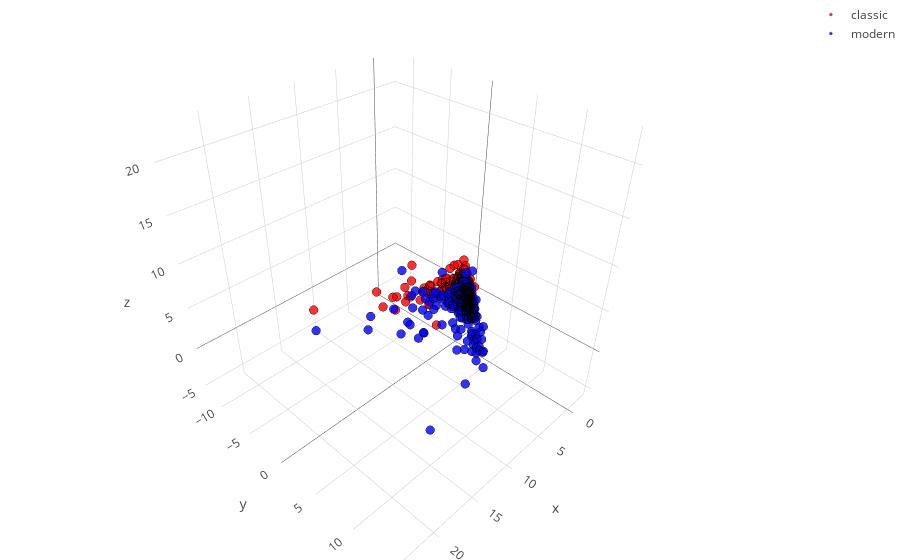

Write notebook code for a chart like this one.
### Code cell
plot_PCA_3D(pca3d_cv_transform, era.values, colors=['red','blue'])

### Figure 1 — Plotly figure (JSON) as saved in the notebook; plotly's stock layout.template omitted (floating-point values rounded to 4 significant figures; data arrays with more than 128 entries replaced by an {"elided": "..."} marker saying what was removed)
{"data": [{"marker": {"color": "red", "line": {"color": "black", "width": 0.25}, "opacity": 0.8, "size": 3}, "mode": "markers", "name": "classic", "type": "scatter3d", "x": {"elided": "220 float values"}, "y": {"elided": "220 float values"}, "z": {"elided": "220 float values"}}, {"marker": {"color": "blue", "line": {"color": "black", "width": 0.25}, "opacity": 0.8, "size": 3}, "mode": "markers", "name": "modern", "type": "scatter3d", "x": {"elided": "245 float values"}, "y": {"elided": "245 float values"}, "z": {"elided": "245 float values"}}], "layout": {"margin": {"b": 0, "l": 0, "r": 0, "t": 0}}}
